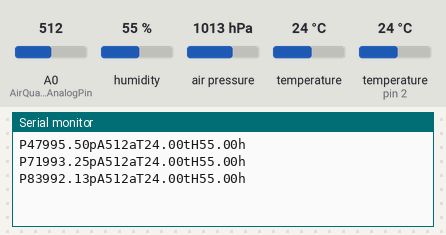
A sketch run on a simulated Arduino Uno, built with avr-gcc and run on an emulated ATmega328P. On the bench: the last lines printed to the serial monitor. Wiring (inferred from the names in the program): BMP180 pressure sensor at I2C address 0x77. Inputs (shaded band) come from the test bench; at power-on: humidity 55 %, air pressure 1013 hPa, A0 (AirQualityAnalogPin) = 512, temperature 24 °C, temperature (sensor on pin 2) 24 °C.

Above: at 1.3 s.
1.4 s: humidity set to 22 %
At 2.0 s:
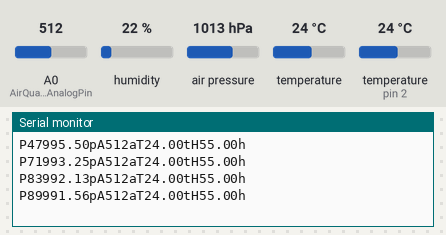
2.9 s: air pressure set to 952 hPa
At 4.0 s:
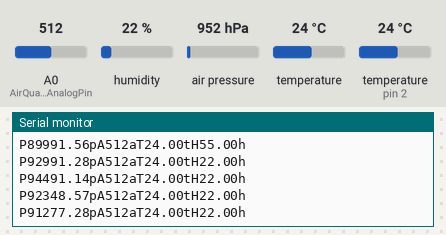
4.4 s: A0 (AirQualityAnalogPin) set to 716
At 5.8 s:
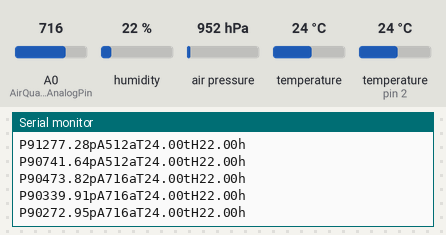
5.9 s: temperature (sensor 0) set to 12 °C
At 6.6 s:
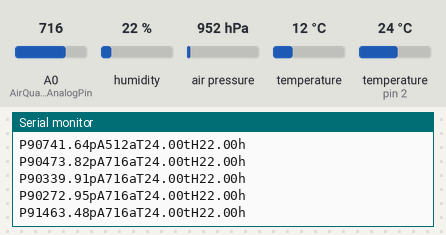
7.4 s: temperature (sensor on pin 2) set to 12 °C
At 8.2 s:
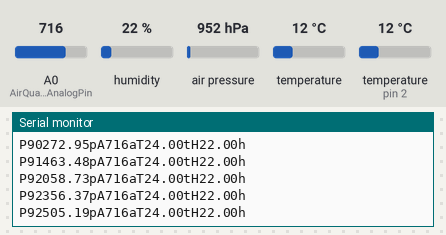
8.9 s: A0 (AirQualityAnalogPin) set to 992
At 8.9 s:
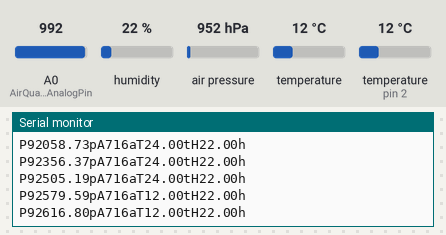
Timing chart, 0 to 11.4 s (numbered marks = the images above; inputs shaded):
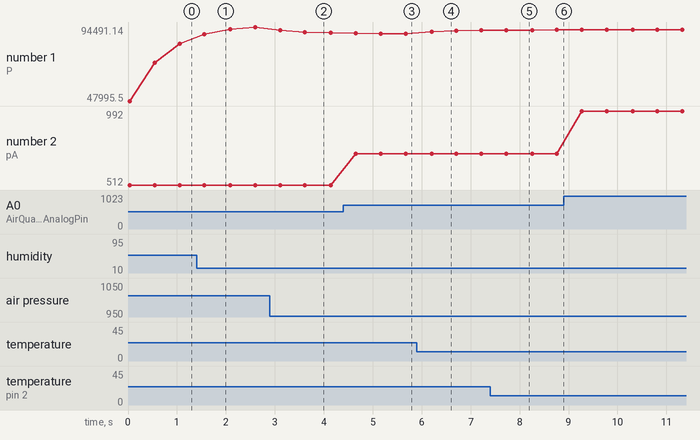

The sketch:

Sensors.ino
```cpp
#include "DHT.h" //https://github.com/adafruit/DHT-sensor-library
#include <Wire.h>
#define AirQualityAnalogPin A0
#define DHTPIN 2     // what digital pin we're connected to
#define BMP085_ADDRESS 0x77  // I2C address of BMP085
#define DHTTYPE DHT11
#define DATA_RATE 500
const unsigned char OSS = 0;  // Oversampling Setting
int ac1,ac2,ac3;
unsigned int ac4,ac5,ac6;
int b1,b2,mb,mc,md;
long b5;
float pressure,pressure_filtered;
boolean flag;
char bmp085Read(unsigned char address);
int bmp085ReadInt(unsigned char address);
void bmp085Calibration();
unsigned int bmp085ReadUT();
unsigned long bmp085ReadUP();
long bmp085GetPressure(unsigned long up);
void BMPRead();
String A = "A";
String P = "P";
String T = "T";
String H = "H";
String a = "a";
String p = "p";
String t = "t";
String h = "h";
String S_pressure ;
String S_air;
String S_temp;
String S_humidty;
String final_data;

DHT dht(DHTPIN, DHTTYPE);
float temperature, humidity;
int AirQualityAnalog;
int BluetoothData;
int SerialData;
////////////////SETUP/////////////////
void setup() {
 Serial.begin(4800);
 Wire.begin();
 bmp085Calibration();
 dht.begin();
 pinMode(AirQualityAnalogPin,INPUT);
}
  ////////////////LOOP/////////////////
void loop() {
 BMPRead(); //Read pressure
 humidity= dht.readHumidity(); //Read humidity
 temperature = dht.readTemperature(); //Read Temprature
 AirQualityAnalog=analogRead(AirQualityAnalogPin); //Read air quality
/*****************************************************Data processing**************************************************************************************/
S_pressure  = P + String(pressure_filtered) +p;
S_air=  A + String(AirQualityAnalog)+ a;
S_temp  =  T +String(temperature) +t;
S_humidty  =   H + String(humidity)+h;
final_data =S_pressure + S_air + S_temp + S_humidty;
/*****************************************************DEBUGING*****************************************************************************************/
#ifdef DEBUG
Serial.println("Pressure\t Temperature\t  Humidity\t Air Quality\t");
Serial.print(pressure_filtered);
Serial.print("\t");
Serial.print(temperature);
Serial.print("\t");
Serial.print(humidity);
Serial.print("\t");
Serial.println(AirQualityAnalog);
#endif
/*****************************************************SENDING**************************************************************************************/
Serial.println(final_data); /*Send data by bluetooth*/
delay(DATA_RATE);

}
```

BMPFunctions.ino
```cpp
char bmp085Read(unsigned char address)
{
  unsigned char data;

  Wire.beginTransmission(BMP085_ADDRESS);
  Wire.write(address);
  Wire.endTransmission();

  Wire.requestFrom(BMP085_ADDRESS, 1);
  while(!Wire.available())
    ;

  return Wire.read();
}


///////////////////////////////////////
int bmp085ReadInt(unsigned char address)
{
  unsigned char msb, lsb;

  Wire.beginTransmission(BMP085_ADDRESS);
  Wire.write(address);
  Wire.endTransmission();

  Wire.requestFrom(BMP085_ADDRESS, 2);
  while(Wire.available()<2)
    ;
  msb = Wire.read();
  lsb = Wire.read();

  return (int) msb<<8 | lsb;
}

/////////////////////////

void bmp085Calibration()
{
  ac1 = bmp085ReadInt(0xAA);
  ac2 = bmp085ReadInt(0xAC);
  ac3 = bmp085ReadInt(0xAE);
  ac4 = bmp085ReadInt(0xB0);
  ac5 = bmp085ReadInt(0xB2);
  ac6 = bmp085ReadInt(0xB4);
  b1 = bmp085ReadInt(0xB6);
  b2 = bmp085ReadInt(0xB8);
  mb = bmp085ReadInt(0xBA);
  mc = bmp085ReadInt(0xBC);
  md = bmp085ReadInt(0xBE);
}
///////////////
unsigned int bmp085ReadUT()
{
  unsigned int ut;

  // Write 0x2E into Register 0xF4
  // This requests a temperature reading
  Wire.beginTransmission(BMP085_ADDRESS);
  Wire.write(0xF4);
  Wire.write(0x2E);
  Wire.endTransmission();

  // Wait at least 4.5ms
  delay(5);

  // Read two bytes from registers 0xF6 and 0xF7
  ut = bmp085ReadInt(0xF6);
  return ut;
}
/////////////////
unsigned long bmp085ReadUP()
{
  unsigned char msb, lsb, xlsb;
  unsigned long up = 0;

  // Write 0x34+(OSS<<6) into register 0xF4
  // Request a pressure reading w/ oversampling setting
  Wire.beginTransmission(BMP085_ADDRESS);
  Wire.write(0xF4);
  Wire.write(0x34 + (OSS<<6));
  Wire.endTransmission();

  // Wait for conversion, delay time dependent on OSS
  delay(2 + (3<<OSS));

  // Read register 0xF6 (MSB), 0xF7 (LSB), and 0xF8 (XLSB)
  Wire.beginTransmission(BMP085_ADDRESS);
  Wire.write(0xF6);
  Wire.endTransmission();
  Wire.requestFrom(BMP085_ADDRESS, 3);

  // Wait for data to become available
  while(Wire.available() < 3)
    ;
  msb = Wire.read();
  lsb = Wire.read();
  xlsb = Wire.read();

  up = (((unsigned long) msb << 16) | ((unsigned long) lsb << 8) | (unsigned long) xlsb) >> (8-OSS);

  return up;
}
/*
short bmp085GetTemperature(unsigned int ut)
{
  long x1, x2;

  x1 = (((long)ut - (long)ac6)*(long)ac5) >> 15;
  x2 = ((long)mc << 11)/(x1 + md);
  b5 = x1 + x2;

  return ((b5 + 8)>>4);
}
*/
////////////////////////
long bmp085GetPressure(unsigned long up)
{
  long x1, x2, x3, b3, b6, p;
  unsigned long b4, b7;

  b6 = b5 - 4000;
  // Calculate B3
  x1 = (b2 * (b6 * b6)>>12)>>11;
  x2 = (ac2 * b6)>>11;
  x3 = x1 + x2;
  b3 = (((((long)ac1)*4 + x3)<<OSS) + 2)>>2;

  // Calculate B4
  x1 = (ac3 * b6)>>13;
  x2 = (b1 * ((b6 * b6)>>12))>>16;
  x3 = ((x1 + x2) + 2)>>2;
  b4 = (ac4 * (unsigned long)(x3 + 32768))>>15;

  b7 = ((unsigned long)(up - b3) * (50000>>OSS));
  if (b7 < 0x80000000)
    p = (b7<<1)/b4;
  else
    p = (b7/b4)<<1;

  x1 = (p>>8) * (p>>8);
  x1 = (x1 * 3038)>>16;
  x2 = (-7357 * p)>>16;
  p += (x1 + x2 + 3791)>>4;

  return p;
}

void BMPRead()
{
//temperature = 0.1*bmp085GetTemperature(bmp085ReadUT());
  pressure = bmp085GetPressure(bmp085ReadUP());

  pressure_filtered += .5 * (pressure- pressure_filtered);


  /*
  Serial.print("Temperature: ");
  Serial.print(temperature, DEC);
  Serial.print("Pressure: ");
  Serial.println(pressure_filtered, DEC);
  */
}
```

Measured:
- after the input at 2.9 s, the serial monitor: prints a new line after 0.21 s (image 2)
- after the input at 4.4 s, the serial monitor: prints a new line after 0.25 s (image 3)
- after the input at 5.9 s, the serial monitor: prints a new line after 0.30 s (image 4)
- plotted number 1: 94491.14 → 90741.64 after the input at 2.9 s, 90272.95 → 92356.37 after the input at 5.9 s
- plotted number 2: 512 → 716 after the input at 4.4 s, 716 → 992 after the input at 8.9 s
